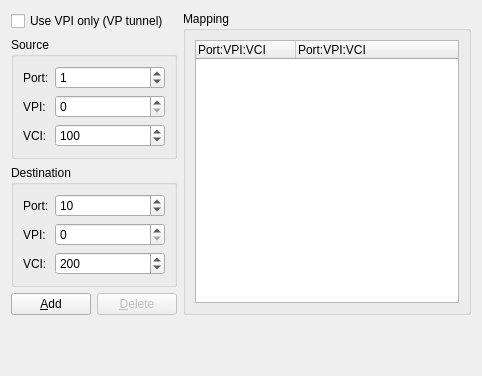
<?xml version="1.0" encoding="UTF-8"?>
<ui version="4.0">
 <class>atmSwitchConfigPageWidget</class>
 <widget class="QWidget" name="atmSwitchConfigPageWidget">
  <property name="geometry">
   <rect>
    <x>0</x>
    <y>0</y>
    <width>482</width>
    <height>376</height>
   </rect>
  </property>
  <property name="windowTitle">
   <string>ATM Switch</string>
  </property>
  <layout class="QGridLayout">
   <item row="0" column="0" colspan="2">
    <widget class="QCheckBox" name="uiVPICheckBox">
     <property name="text">
      <string>Use VPI only (VP tunnel)</string>
     </property>
    </widget>
   </item>
   <item row="0" column="2" rowspan="4">
    <widget class="QGroupBox" name="uiMappingGroupBox">
     <property name="title">
      <string>Mapping</string>
     </property>
     <layout class="QVBoxLayout">
      <item>
       <widget class="QTreeWidget" name="uiMappingTreeWidget">
        <property name="sizePolicy">
         <sizepolicy hsizetype="Expanding" vsizetype="Expanding">
          <horstretch>0</horstretch>
          <verstretch>0</verstretch>
         </sizepolicy>
        </property>
        <property name="rootIsDecorated">
         <bool>false</bool>
        </property>
        <column>
         <property name="text">
          <string>Port:VPI:VCI</string>
         </property>
        </column>
        <column>
         <property name="text">
          <string>Port:VPI:VCI</string>
         </property>
        </column>
       </widget>
      </item>
     </layout>
    </widget>
   </item>
   <item row="1" column="0" colspan="2">
    <widget class="QGroupBox" name="uiSourceGroupBox">
     <property name="sizePolicy">
      <sizepolicy hsizetype="Expanding" vsizetype="Preferred">
       <horstretch>0</horstretch>
       <verstretch>0</verstretch>
      </sizepolicy>
     </property>
     <property name="title">
      <string>Source</string>
     </property>
     <layout class="QGridLayout">
      <item row="0" column="0">
       <widget class="QLabel" name="uiSourcePortLabel">
        <property name="text">
         <string>Port:</string>
        </property>
       </widget>
      </item>
      <item row="0" column="1">
       <widget class="QSpinBox" name="uiSourcePortSpinBox">
        <property name="sizePolicy">
         <sizepolicy hsizetype="Expanding" vsizetype="Fixed">
          <horstretch>0</horstretch>
          <verstretch>0</verstretch>
         </sizepolicy>
        </property>
        <property name="minimum">
         <number>0</number>
        </property>
        <property name="maximum">
         <number>65535</number>
        </property>
        <property name="value">
         <number>1</number>
        </property>
       </widget>
      </item>
      <item row="1" column="0">
       <widget class="QLabel" name="uiSourceVPILabel">
        <property name="text">
         <string>VPI:</string>
        </property>
       </widget>
      </item>
      <item row="1" column="1">
       <widget class="QSpinBox" name="uiSourceVPISpinBox">
        <property name="enabled">
         <bool>true</bool>
        </property>
        <property name="sizePolicy">
         <sizepolicy hsizetype="Expanding" vsizetype="Fixed">
          <horstretch>0</horstretch>
          <verstretch>0</verstretch>
         </sizepolicy>
        </property>
        <property name="maximum">
         <number>65535</number>
        </property>
        <property name="value">
         <number>0</number>
        </property>
       </widget>
      </item>
      <item row="2" column="0">
       <widget class="QLabel" name="uiSourceVCILabel">
        <property name="text">
         <string>VCI:</string>
        </property>
       </widget>
      </item>
      <item row="2" column="1">
       <widget class="QSpinBox" name="uiSourceVCISpinBox">
        <property name="sizePolicy">
         <sizepolicy hsizetype="Expanding" vsizetype="Fixed">
          <horstretch>0</horstretch>
          <verstretch>0</verstretch>
         </sizepolicy>
        </property>
        <property name="maximum">
         <number>65535</number>
        </property>
        <property name="value">
         <number>100</number>
        </property>
       </widget>
      </item>
     </layout>
    </widget>
   </item>
   <item row="2" column="0" colspan="2">
    <widget class="QGroupBox" name="uiDestinationGroupBox">
     <property name="sizePolicy">
      <sizepolicy hsizetype="Expanding" vsizetype="Preferred">
       <horstretch>0</horstretch>
       <verstretch>0</verstretch>
      </sizepolicy>
     </property>
     <property name="title">
      <string>Destination</string>
     </property>
     <layout class="QGridLayout">
      <item row="0" column="0">
       <widget class="QLabel" name="uiDestinationPortLabel">
        <property name="text">
         <string>Port:</string>
        </property>
       </widget>
      </item>
      <item row="0" column="1">
       <widget class="QSpinBox" name="uiDestinationPortSpinBox">
        <property name="sizePolicy">
         <sizepolicy hsizetype="Expanding" vsizetype="Fixed">
          <horstretch>0</horstretch>
          <verstretch>0</verstretch>
         </sizepolicy>
        </property>
        <property name="minimum">
         <number>0</number>
        </property>
        <property name="maximum">
         <number>65535</number>
        </property>
        <property name="value">
         <number>10</number>
        </property>
       </widget>
      </item>
      <item row="1" column="0">
       <widget class="QLabel" name="uiDestinationVPILabel">
        <property name="text">
         <string>VPI:</string>
        </property>
       </widget>
      </item>
      <item row="1" column="1">
       <widget class="QSpinBox" name="uiDestinationVPISpinBox">
        <property name="enabled">
         <bool>true</bool>
        </property>
        <property name="sizePolicy">
         <sizepolicy hsizetype="Expanding" vsizetype="Fixed">
          <horstretch>0</horstretch>
          <verstretch>0</verstretch>
         </sizepolicy>
        </property>
        <property name="maximum">
         <number>65535</number>
        </property>
        <property name="value">
         <number>0</number>
        </property>
       </widget>
      </item>
      <item row="2" column="0">
       <widget class="QLabel" name="uiDestinationVCILabel">
        <property name="text">
         <string>VCI:</string>
        </property>
       </widget>
      </item>
      <item row="2" column="1">
       <widget class="QSpinBox" name="uiDestinationVCISpinBox">
        <property name="sizePolicy">
         <sizepolicy hsizetype="Expanding" vsizetype="Fixed">
          <horstretch>0</horstretch>
          <verstretch>0</verstretch>
         </sizepolicy>
        </property>
        <property name="maximum">
         <number>65535</number>
        </property>
        <property name="value">
         <number>200</number>
        </property>
       </widget>
      </item>
     </layout>
    </widget>
   </item>
   <item row="3" column="0">
    <widget class="QPushButton" name="uiAddPushButton">
     <property name="text">
      <string>&amp;Add</string>
     </property>
    </widget>
   </item>
   <item row="3" column="1">
    <widget class="QPushButton" name="uiDeletePushButton">
     <property name="enabled">
      <bool>false</bool>
     </property>
     <property name="text">
      <string>&amp;Delete</string>
     </property>
    </widget>
   </item>
   <item row="4" column="2">
    <spacer>
     <property name="orientation">
      <enum>Qt::Vertical</enum>
     </property>
     <property name="sizeHint" stdset="0">
      <size>
       <width>213</width>
       <height>31</height>
      </size>
     </property>
    </spacer>
   </item>
  </layout>
 </widget>
 <tabstops>
  <tabstop>uiVPICheckBox</tabstop>
  <tabstop>uiSourcePortSpinBox</tabstop>
  <tabstop>uiSourceVPISpinBox</tabstop>
  <tabstop>uiSourceVCISpinBox</tabstop>
  <tabstop>uiDestinationPortSpinBox</tabstop>
  <tabstop>uiDestinationVPISpinBox</tabstop>
  <tabstop>uiDestinationVCISpinBox</tabstop>
  <tabstop>uiAddPushButton</tabstop>
  <tabstop>uiDeletePushButton</tabstop>
  <tabstop>uiMappingTreeWidget</tabstop>
 </tabstops>
 <resources/>
 <connections/>
</ui>
